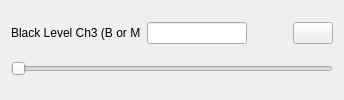
                      <widget class="QWidget" name="tab_7">
                       <attribute name="title">
                        <string>Ch. 3</string>
                       </attribute>
                       <layout class="QVBoxLayout" name="verticalLayout_25">
                        <item>
                         <layout class="QHBoxLayout" name="horizontalLayout_18">
                          <item>
                           <widget class="QLabel" name="L_Black3">
                            <property name="maximumSize">
                             <size>
                              <width>130</width>
                              <height>120</height>
                             </size>
                            </property>
                            <property name="text">
                             <string>Black Level Ch3 (B or M):  </string>
                            </property>
                           </widget>
                          </item>
                          <item>
                           <widget class="QLineEdit" name="LE_Black_3">
                            <property name="maximumSize">
                             <size>
                              <width>100</width>
                              <height>16777215</height>
                             </size>
                            </property>
                           </widget>
                          </item>
                          <item>
                           <spacer name="horizontalSpacer_13">
                            <property name="orientation">
                             <enum>Qt::Horizontal</enum>
                            </property>
                            <property name="sizeHint" stdset="0">
                             <size>
                              <width>40</width>
                              <height>20</height>
                             </size>
                            </property>
                           </spacer>
                          </item>
                          <item>
                           <widget class="QPushButton" name="B_BlackOrig_3">
                            <property name="minimumSize">
                             <size>
                              <width>0</width>
                              <height>0</height>
                             </size>
                            </property>
                            <property name="text">
                             <string/>
                            </property>
                            <property name="icon">
                             <iconset resource="icons.qrc">
                              <normaloff>:/Icons/curved.ico</normaloff>:/Icons/curved.ico</iconset>
                            </property>
                           </widget>
                          </item>
                         </layout>
                        </item>
                        <item>
                         <widget class="QSlider" name="SD_Black_3">
                          <property name="minimum">
                           <number>0</number>
                          </property>
                          <property name="maximum">
                           <number>32000</number>
                          </property>
                          <property name="value">
                           <number>0</number>
                          </property>
                          <property name="sliderPosition">
                           <number>0</number>
                          </property>
                          <property name="orientation">
                           <enum>Qt::Horizontal</enum>
                          </property>
                         </widget>
                        </item>
                       </layout>
                      </widget>
